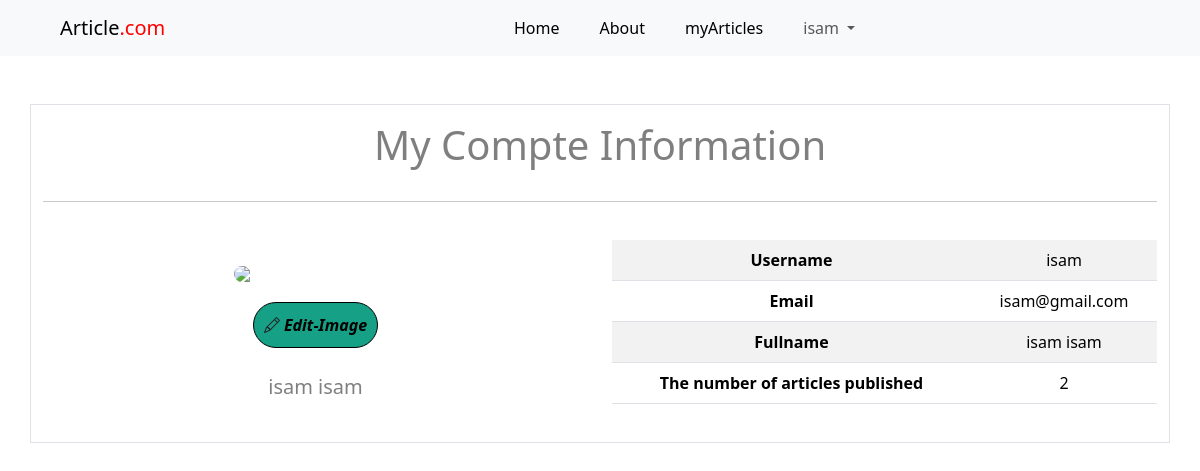
/profile.php?action=view (signed in), run on the app's committed database.
### tables this page shows
CREATE TABLE `users` (
  `ID` int(11) NOT NULL,
  `Username` varchar(255) NOT NULL,
  `Password` varchar(255) NOT NULL,
  `Email` varchar(255) NOT NULL,
  `Fullname` varchar(255) NOT NULL,
  `profil_image` varchar(255) NOT NULL,
  `Admin` int(11) NOT NULL DEFAULT 0
);

### profile.php (the view, shortened to what this page needs)
<?php
        include "init.php";
        $action = isset($_GET['action'])? $_GET['action'] : "noaction";
        if(isset($_SESSION['Fullname']) && isset($_SESSION['ID'])){
                if($action == "view"){
                        $ID= $_SESSION['ID'];
                        $statement=$con->prepare("SELECT * FROM users WHERE ID = ?");
                        $statement->execute(array($ID));
                        $row =$statement->fetch();
                        $statement2=$con->prepare("SELECT * FROM article where 	User_ID =?");
                        $statement2->execute(array($ID));
                        $N_Articles=$statement2->rowCount();
                        if($statement->rowCount()>0){
                                echo "<div class='container border text-center mt-5 mb-5'>";
                                echo "<h1 class='text-black-50 p-3'>My Compte Information </h1>";
                                echo "<hr>";
                                         echo  "<div class='row'>";
                                                        echo "<div class='col-md-6 colo-lg-6 col-sm-12'>";
                                                        echo "<img src='" . $row['profil_image'] . "' class='rounded mx-auto d-block editimage mt-5' onerror=\"this.onerror=null;this.src='profileimgs/profile.jpg';\">";
                                                        echo '<i class="bi bi-pencil mt-2 imageicon"><a href="profile.php?action=Editimage">Edit-Image</a></i>';
                                                        echo "<p class='lead p-4 text-black-50'>".$row['Fullname']."</p>";
                                                        echo "</div>";
                                                echo "<div class='col-md-6 colo-lg-6 col-sm-12 d-flex justify-content-center align-items-center'>";
                                                                echo  "<table class='table table-striped'>";
                                                                                echo "<tr>";
                                                                                        echo "<td> <strong>Username</strong></td>";
                                                                                        echo "<td>".$row['Username']."</td>";
                                                                                echo "</tr>";
                                                                                echo "<tr>";
                                                                                                echo "<td> <strong>Email</strong></td>";
                                                                                                echo "<td>".$row['Email']."</td>";
                                                                                echo "</tr>";
                                                                                echo "<tr>";
                                                                                                echo "<td> <strong>Fullname</strong></td>";
                                                                                                echo "<td>".$row['Fullname']."</td>";
                                                                                echo "</tr>";
                                                                                echo "<tr>";
                                                                                                echo "<td> <strong>The  number of articles published</strong></td>";
                                                                                                echo "<td>".$N_Articles."</td>";
                                                                                echo "</tr>";
                                                                echo "</table>";
                                                echo "</div>";
                                echo "</div>";
                        }
                        else{
                            echo "<div class='container alert alert-danger'>This User Information didn't Exist</div>";
                            redirectLogin(10);
                        }
       }
        }
       else{ echo "<div class='container alert alert-danger'>This User Didn't Exist In DATA BASE</div>";
    }
?>

### style.css (style rules this page uses)
.table { background: url("./img/image2.gif"); background-position: center; background-size: cover; background-attachment: fixed; height: auto; width: 100%; }
.editimage { margin: auto; max-width: 50%; border-radius: 100px !important; }
@media (min-width: 780px) { .editimage { margin: auto; max-width: 30%; border-radius: 40px !important; } }
.imageicon { margin: auto; display: inline-block; margin-top: 20px !important; padding: 10px; background-color: #16a085; border-radius: 100px; border: 1px solid black; }
.imageicon a { text-decoration: none; color: black; font-weight: bold; margin-left: 4px; }

### data on the page
users: Fullname "isam isam", Username "isam", Email "isam@gmail.com"

### other printed values
$_SESSION['Fullname'] "isam"
$N_Articles "2"
